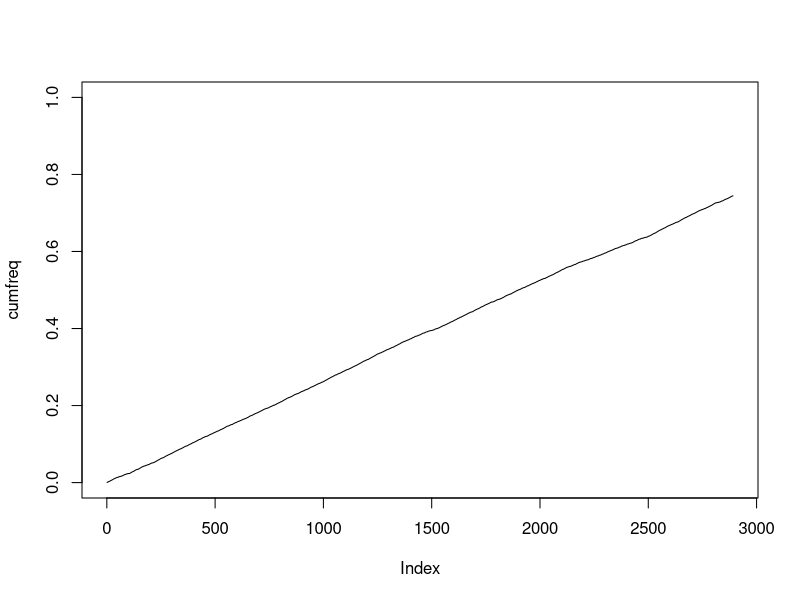
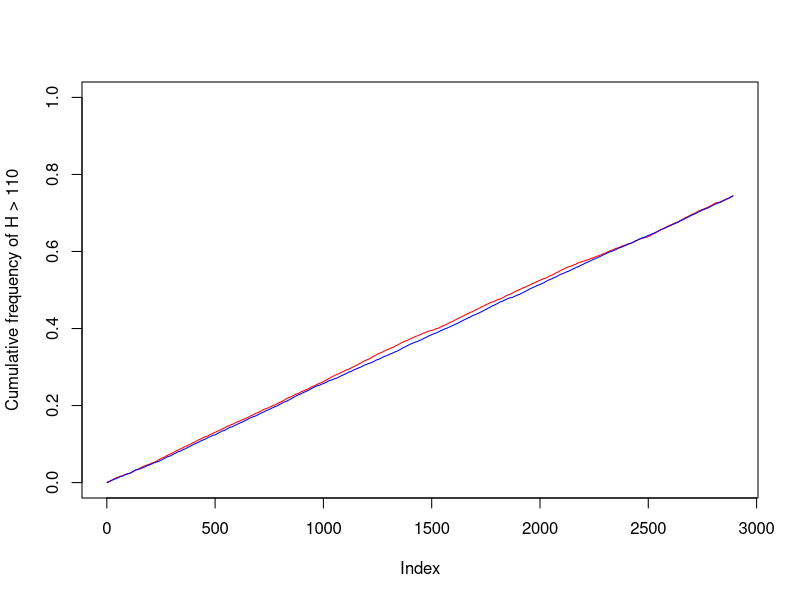
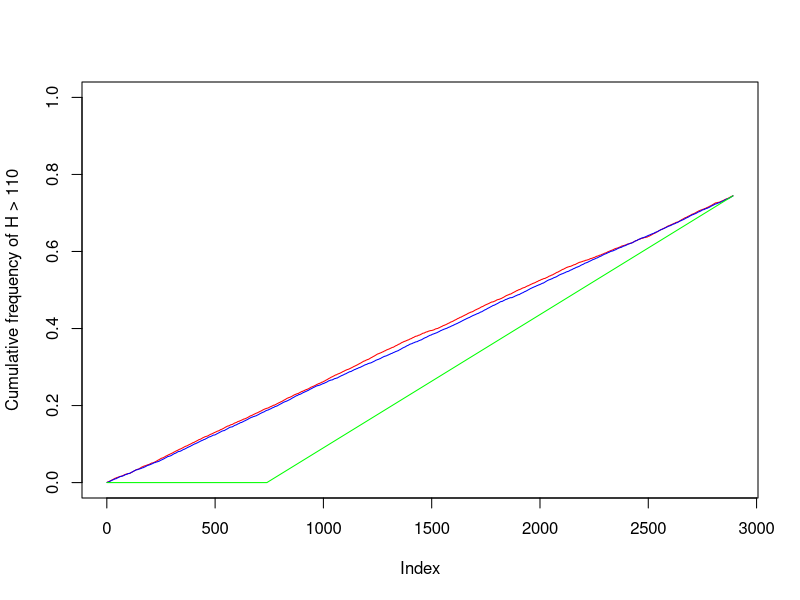
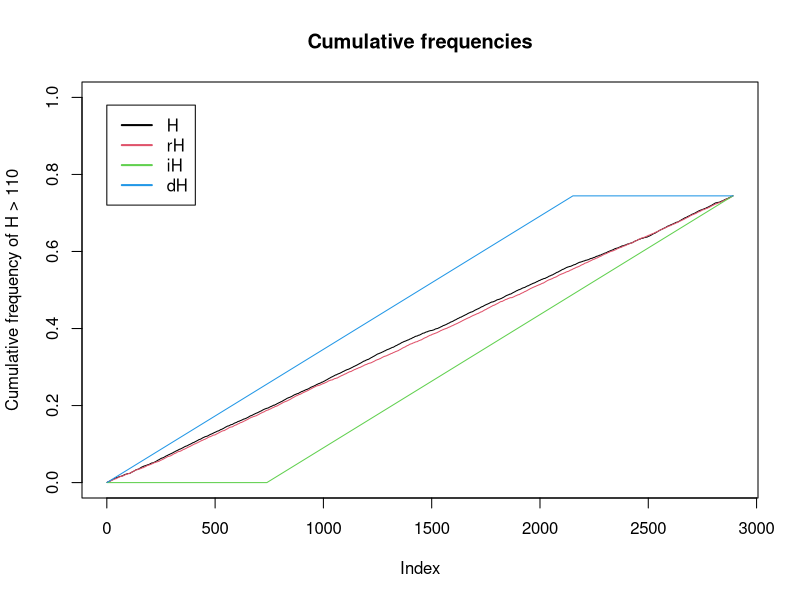
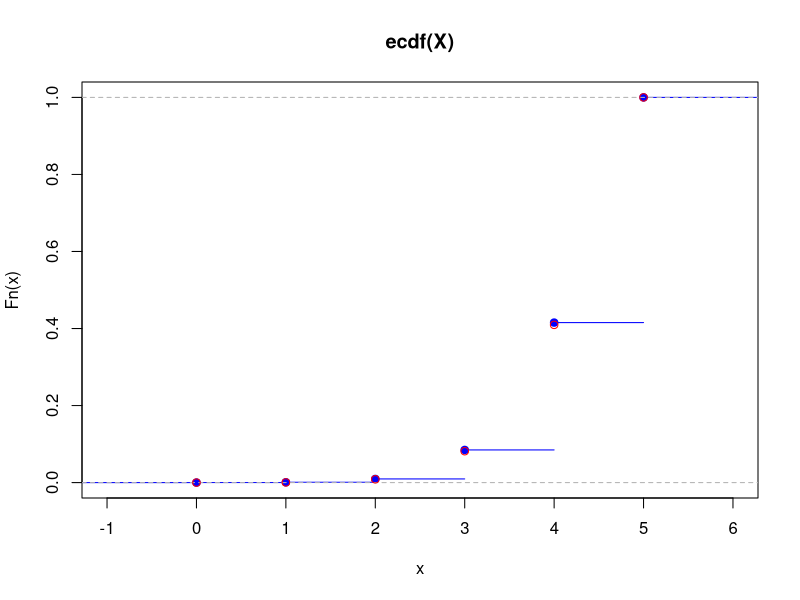

Here is the R script that generated these plots, in order:
## ---- chunk 1
tauber <- read.table("tauber.csv", header = TRUE, sep = ";")
summary(tauber)
## ---- chunk 2
H <- tauber$height
length(H[H>110])
## ---- chunk 3
length(H[H<=110])
## ---- chunk 4
cumfreq <- cumsum(H>110)/length(H)
plot(cumfreq, ylim=c(0,1), type="l")
## ---- chunk 5
set.seed(420)
rH <- sample(H)
plot(cumfreq, ylim=c(0,1), type="l", col="red", ylab = "Cumulative frequency of H > 110")
lines(cumsum(rH>110)/length(rH), col="blue")
## ---- chunk 6
iH <- sort(H)
plot(cumfreq, ylim=c(0,1), type="l", col="red", ylab = "Cumulative frequency of H > 110")
lines(cumsum(rH>110)/length(rH), col="blue")
lines(cumsum(iH>110)/length(iH), col="green")
## ---- chunk 7
dH <- sort(H, decreasing=TRUE)
plot(cumfreq, ylim=c(0,1), type="l", col=1, ylab = "Cumulative frequency of H > 110", main="Cumulative frequencies")
lines(cumsum(rH>110)/length(rH), col=2)
lines(cumsum(iH>110)/length(iH), col=3)
lines(cumsum(dH>110)/length(dH), col=4)
legend(x=0, y=0.98, legend=c("H", "rH", "iH", "dH"), col=1:4, lwd=2)
## ---- chunk 8
D <- read.table("imcenfant.txt", header = TRUE, dec=",")
D$SEXE <- factor(D$SEXE)
D$zep <- factor(D$zep)
## ---- chunk 9
# View(D)
summary(D)
## ---- chunk 10
colnames(D)
## ---- chunk 11
rownames(D) <- 1:length(D[,1])
## ---- chunk 12
D$IMC <- D$poids/(D$taille*0.01)^2
D$age <- D$an + D$mois*0.1
D[D$IMC>15 & D$age<=3.5,]
## ---- chunk 13
write.table(D, "new_imcenfant.txt")
## ---- chunk 14
E <- read.table("Poids_naissance.txt", header=TRUE)
row.names(E) <- E$ID
## ---- chunk 15
E$PTL1 <- E$PTL
E$PTL1[E$PTL1 > 2] <- 2
## ---- chunk 16
E$FVT1 <- E$FVT
E$FVT1[E$FVT1 > 2] <- 2
## ---- chunk 17
res1 <- E[order(E$BWT),]
## ---- chunk 18
res2 <- E[E$RACE>1 & E$SMOKE==1,]
## ---- chunk 19
set.seed(42) # for reproducibility
pbinom(0:5, 5, 0.9)
sum(pbinom(0:5, 5, 0.9))
## ---- chunk 20
summary(rbinom(100, p=0.9, size=5))
## ---- chunk 21
dbinom(x=(0:5), p=0.9, size=5)
## ---- chunk 22
dbinom(3, p=0.9, size=5)
## ---- chunk 23
pbinom(q=3, prob=0.9, size=5)
## ---- chunk 24
pbinom(q=3, prob=0.9, size=5, lower.tail = FALSE)
## ---- chunk 25
sum(dbinom(x=(2:4), p=0.9, size=5))
## ---- chunk 26
for (n in rep(c(100, 1e4, 1e6), times = 3)) {
  X <- rbinom(n, 5, 0.9)
  print(table(X)/sum(X))
}
## ---- chunk 27
X <- rbinom(1e4, 5, 0.9)
plot(ecdf(X), col="blue")
points(0:5, pbinom(0:5, 5, 0.9), col="red")
